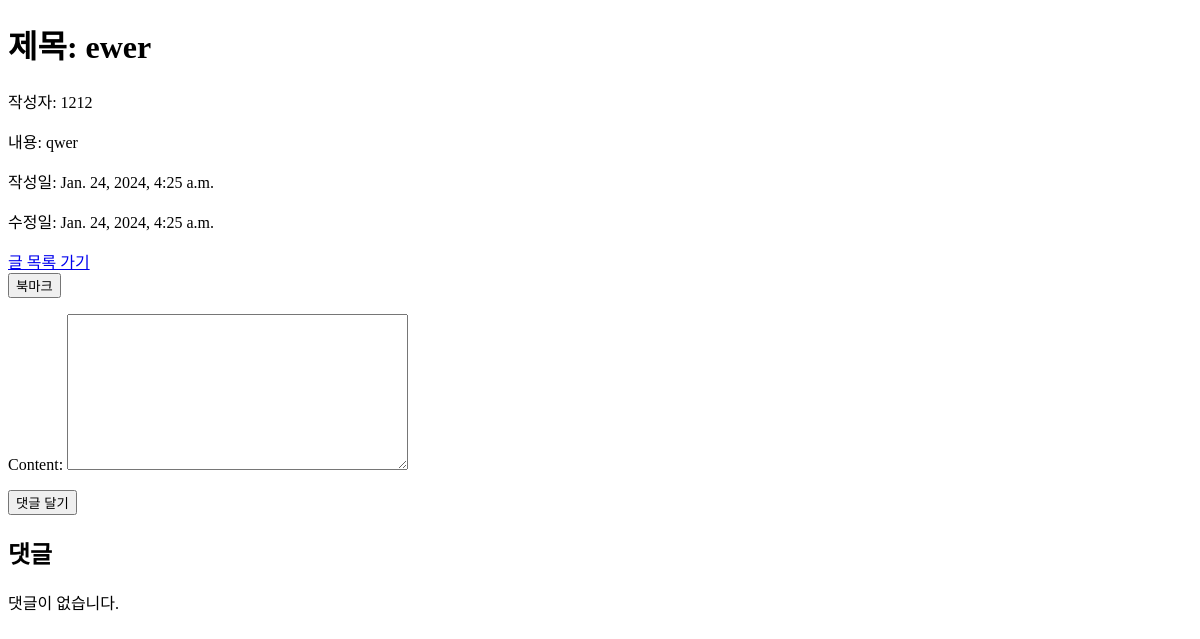
The app's page /board/post_detail/7/ (signed in), older data.
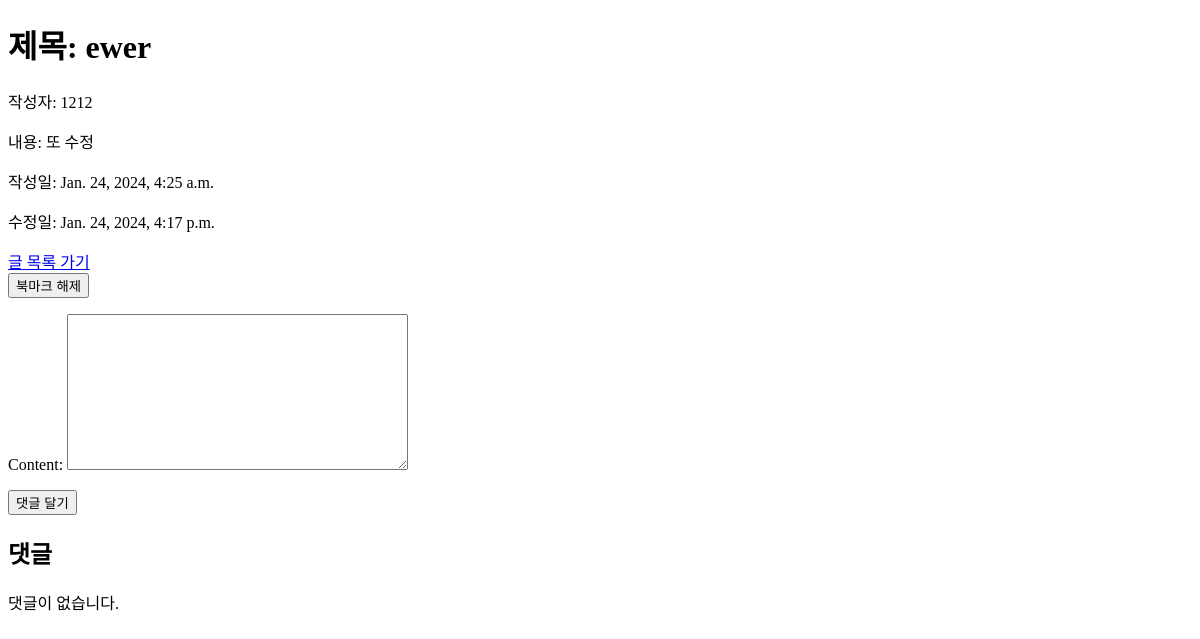
The same page, newer data.
### board/models.py (models this page shows)
class Post(models.Model):
    author = models.ForeignKey(User, on_delete=models.CASCADE)                                # 작성자
    title = models.CharField(max_length=200)                                                  # 제목
    content = models.TextField()                                                              # 내용
    bookmarked_by = models.ManyToManyField(User, related_name='bookmarked_posts', blank=True) # 북마크
    created_at = models.DateTimeField(auto_now_add=True)                                      # 작성일
    updated_at = models.DateTimeField(auto_now=True)                                          # 수정일

### board/views.py (the view)
# urls.py: path('post_detail/<int:post_id>/', views.post_detail, name='post_detail'),
@login_required # 로그인한 상태여야 조회 가능
def post_detail(request, post_id):
    post = get_object_or_404(Post, id=post_id)
    if request.method == 'POST':
        form = CommentForm(request.POST)
        if form.is_valid():
            comment = form.save(commit=False)
            comment.post = post
            comment.author = request.user # 현재 로그인한 사용자
            comment.save()
            return redirect('post_detail', post_id=post.pk)
    else:
        form = CommentForm()
    return render(request, 'post_detail.html', {'post': post, 'form': form})

### board/forms.py
class CommentForm(forms.ModelForm):
    class Meta:
        model = Comment
        fields = ['content']

### board/templates/post_detail.html (shortened to what this page needs)
<!DOCTYPE html>
<html>
<head>
</head>
<body>
    <h1>제목: {{ post.title }}</h1>
    <p>작성자: {{ post.author }}</p>
    <p>내용: {{ post.content }}</p>
    <p>작성일: {{ post.created_at }}</p>
    <p>수정일: {{ post.updated_at }}</p>
    <a href="{% url 'post_list' %}">글 목록 가기</a>
    {% if user.is_authenticated %}
     <form action="{% url 'toggle_bookmark' post.id %}" method="post">
            <button type="submit">
               {% if user in post.bookmarked_by.all %}
                    북마크 해제
                {% else %}
                 북마크
              {% endif %}
            </button>
        </form>
    {% endif %}
    <form method="post">
        {{ form.as_p }}
        <button type="submit">댓글 달기</button>
    </form>
    <h2>댓글</h2>
    {% for comment in post.comments.all %}
        <div>
            <strong>작성자: {{ comment.author }}</strong>
            <p>{{ comment.content }}</p>
        </div>
    {% empty %}
        <p>댓글이 없습니다.</p>
    {% endfor %}
</body>
</html>

Row changes from the older to the newer data that the page shows:
changed Post "ewer": content "qwer" → "또 수정"; updated_at "Jan. 24, 2024, 4:25 a.m." → "Jan. 24, 2024, 4:17 p.m."
Text that changed along with them:
text no longer shown: "북마크"
text now shown: "북마크 해제"
